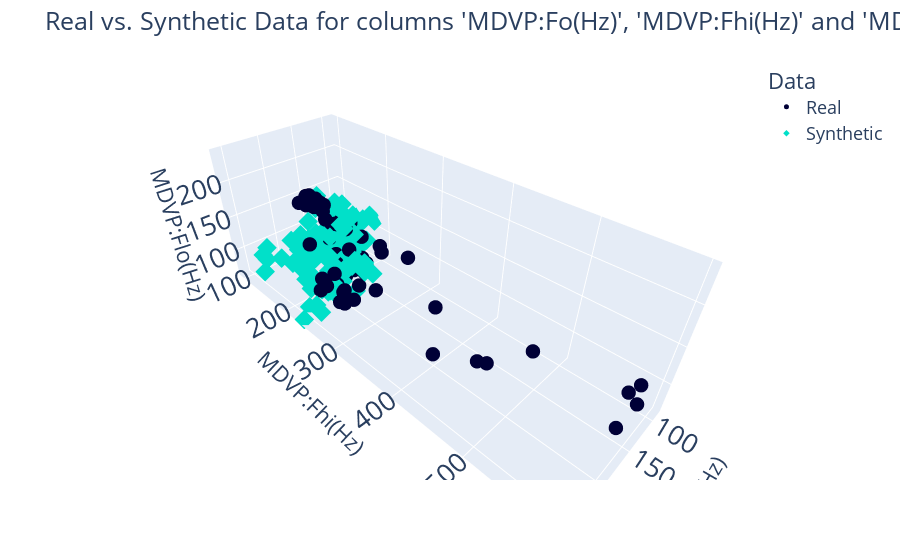

Notebook code cell kept with this figure:
### Code cell
PosCampoInicial = 1
compare_3d(DataPrincipal.iloc[:,PosCampoInicial:PosCampoInicial+3], DataSintetico.iloc[:,PosCampoInicial:PosCampoInicial+3]).show("vscode")

### Figure 1 — Plotly figure (JSON) as saved in the notebook; plotly's stock layout.template omitted (floating-point values rounded to 4 significant figures; data arrays with more than 128 entries replaced by an {"elided": "..."} marker saying what was removed)
{"data": [{"hovertemplate": "Data=Real<br>MDVP:Fo(Hz)=%{x}<br>MDVP:Fhi(Hz)=%{y}<br>MDVP:Flo(Hz)=%{z}<extra></extra>", "legendgroup": "Real", "marker": {"color": "#000036", "size": 5, "symbol": "circle"}, "mode": "markers", "name": "Real", "scene": "scene", "showlegend": true, "type": "scatter3d", "x": {"elided": "168 float values"}, "y": {"elided": "168 float values"}, "z": {"elided": "168 float values"}}, {"hovertemplate": "Data=Synthetic<br>MDVP:Fo(Hz)=%{x}<br>MDVP:Fhi(Hz)=%{y}<br>MDVP:Flo(Hz)=%{z}<extra></extra>", "legendgroup": "Synthetic", "marker": {"color": "#01E0C9", "size": 5, "symbol": "diamond"}, "mode": "markers", "name": "Synthetic", "scene": "scene", "showlegend": true, "type": "scatter3d", "x": {"elided": "150 float values"}, "y": {"elided": "150 float values"}, "z": {"elided": "150 float values"}}], "layout": {"font": {"size": 18}, "legend": {"title": {"text": "Data"}, "tracegroupgap": 0}, "margin": {"t": 60}, "plot_bgcolor": "#F5F5F8", "scene": {"domain": {"x": [0, 1], "y": [0, 1]}, "xaxis": {"title": {"text": "MDVP:Fo(Hz)"}}, "yaxis": {"title": {"text": "MDVP:Fhi(Hz)"}}, "zaxis": {"title": {"text": "MDVP:Flo(Hz)"}}}, "showlegend": true, "title": {"text": "Real vs. Synthetic Data for columns 'MDVP:Fo(Hz)', 'MDVP:Fhi(Hz)' and 'MDVP:Flo(Hz)'"}}}
